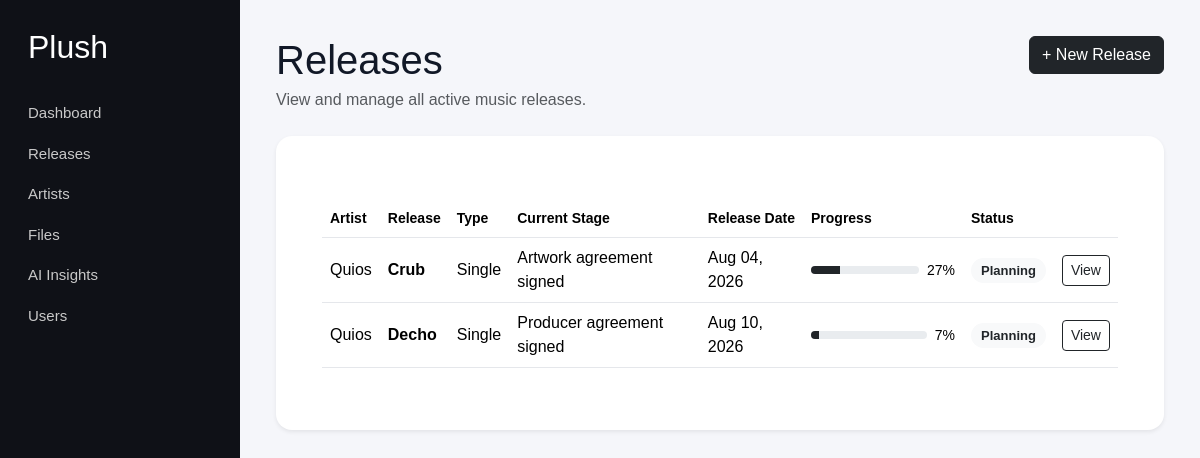
Page /releases on the earlier database version.
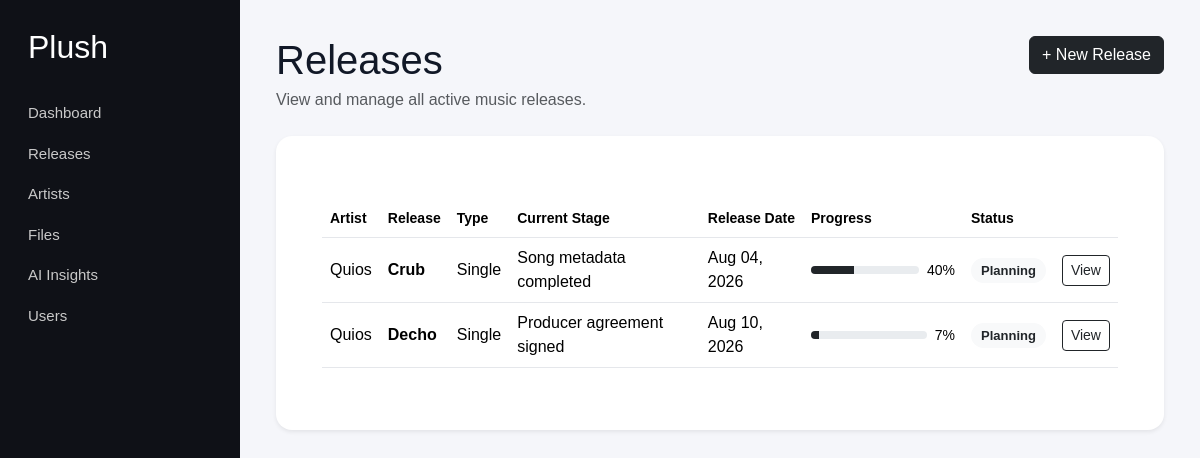
Same page on the later database version.
### models/release.py (models this page shows, shortened)
class Release(db.Model):
    __tablename__ = "releases"
    id = db.Column(
        db.Integer,
        primary_key=True,
    )
    artist_id = db.Column(
        db.Integer,
        db.ForeignKey("artists.id"),
        nullable=False,
        index=True,
    )
    title = db.Column(
        db.String(200),
        nullable=False,
    )
    release_type = db.Column(
        db.String(50),
        nullable=True,
    )
    status = db.Column(
        db.String(50),
        nullable=False,
        default="planning",
        index=True,
    )
    release_date = db.Column(
        db.Date,
        nullable=True,
        index=True,
    )
    budget = db.Column(
        db.Float,
        nullable=True,
    )
    current_stage = db.Column(
        db.String(120),
        nullable=True,
    )
    progress = db.Column(
        db.Integer,
        nullable=False,
        default=0,
    )
    created_at = db.Column(
        db.DateTime,
        nullable=False,
        default=datetime.utcnow,
    )
    updated_at = db.Column(
        db.DateTime,
        nullable=False,
        default=datetime.utcnow,
        onupdate=datetime.utcnow,
    )
    tasks = db.relationship(
        "Task",
        backref="release",
        lazy=True,
        cascade="all, delete-orphan",
    )
    files = db.relationship(
        "ProjectFile",
        backref="release",
        lazy=True,
        cascade="all, delete-orphan",
    )
    notes = db.relationship(
        "Note",
        backref="release",
        lazy=True,
        cascade="all, delete-orphan",
    )
    song_metadata = db.relationship(
        "SongMetadata",
        backref="release",
        uselist=False,
        cascade="all, delete-orphan",
    )
    deal = db.relationship(
        "Deal",
        backref="release",
        uselist=False,
        cascade="all, delete-orphan",
    )
    marketing_plan = db.relationship(
        "MarketingPlan",
        backref="release",
        uselist=False,
        cascade="all, delete-orphan",
    )
    activities = db.relationship(
        "Activity",
        backref="release",
        lazy=True,
        cascade="all, delete-orphan",
        order_by="Activity.created_at.desc()",
    )
    comments = db.relationship(
        "Comment",
        backref="release",
        lazy=True,
        cascade="all, delete-orphan",
        order_by="Comment.created_at.desc()",
    )
    calendar_events = db.relationship(
        "CalendarEvent",
        backref="release",
        lazy=True,
        cascade="all, delete-orphan",
    )

### models/artist.py (models this page shows)
class Artist(db.Model):
    __tablename__ = "artists"
    id = db.Column(db.Integer, primary_key=True)
    name = db.Column(db.String(150), nullable=False)
    genre = db.Column(db.String(100), nullable=True)
    email = db.Column(db.String(150), nullable=True)
    instagram_url = db.Column(db.String(255), nullable=True)
    spotify_url = db.Column(db.String(255), nullable=True)
    created_at = db.Column(db.DateTime, default=datetime.utcnow)
    releases = db.relationship(
        "Release",
        backref="artist",
        lazy=True,
        cascade="all, delete-orphan"
    )
    users = db.relationship("User", backref="artist", lazy=True)

### routes/releases.py (the view)
@releases_bp.route("/releases")
def releases():
    all_releases = (
        Release.query
        .order_by(Release.release_date.asc())
        .all()
    )
    return render_template(
        "releases.html",
        releases=all_releases,
    )

### templates/releases.html (shortened to what the changed rows need)
{% extends "base.html" %}
{% block content %}
<div class="d-flex justify-content-between align-items-start mb-4">
    <div>
        <h1 class="mb-1">Releases</h1>
    </div>
</div>
<div class="card border-0 shadow-sm">
    <div class="card-body p-4">
        {% if releases %}
            <div class="table-responsive">
                <table class="table align-middle">
                    <thead>
                        <tr>
                            <th>Artist</th>
                            <th>Release</th>
                            <th>Type</th>
                            <th>Current Stage</th>
                            <th>Release Date</th>
                            <th>Progress</th>
                            <th>Status</th>
                            <th></th>
                        </tr>
                    </thead>
                    <tbody>
                        {% for release in releases %}
                            <tr>
                                <td>
                                    {{ release.artist.name }}
                                </td>
                                <td>
                                    <strong>
                                        {{ release.title }}
                                    </strong>
                                </td>
                                <td>
                                    {{ release.release_type or "Single" }}
                                </td>
                                <td>
                                    {{ release.current_stage or "Not selected" }}
                                </td>
                                <td>
                                    {% if release.release_date %}
                                        {{ release.release_date.strftime("%b %d, %Y") }}
                                    {% else %}
                                        Not scheduled
                                    {% endif %}
                                </td>
                                <td style="min-width: 160px;">
                                    <div class="d-flex align-items-center gap-2">
                                        <div
                                            class="progress flex-grow-1"
                                            style="height: 8px;"
                                        >
                                            <div
                                                class="progress-bar bg-dark"
                                                style="width: {{ release.progress }}%;"
                                            ></div>
                                        </div>
                                        <small>
                                            {{ release.progress }}%
                                        </small>
                                    </div>
                                </td>
                                <td>
                                    <span class="badge bg-light text-dark">
                                        {{ release.status.replace("_", " ").title() }}
                                    </span>
                                </td>
                                <td>
                                    <a
                                        href="{{ url_for(
                                            'releases.release_detail',
                                            release_id=release.id
                                        ) }}"
                                        class="btn btn-sm btn-outline-dark"
                                    >
                                        View
                                    </a>
                                </td>
                            </tr>
                        {% endfor %}
                    </tbody>
                </table>
            </div>
        {% endif %}
    </div>
</div>
{% endblock %}

Differences in the rows shown:
changed Release "Crub": current_stage "Artwork agreement signed" → "Song metadata completed"; progress "27" → "40"
